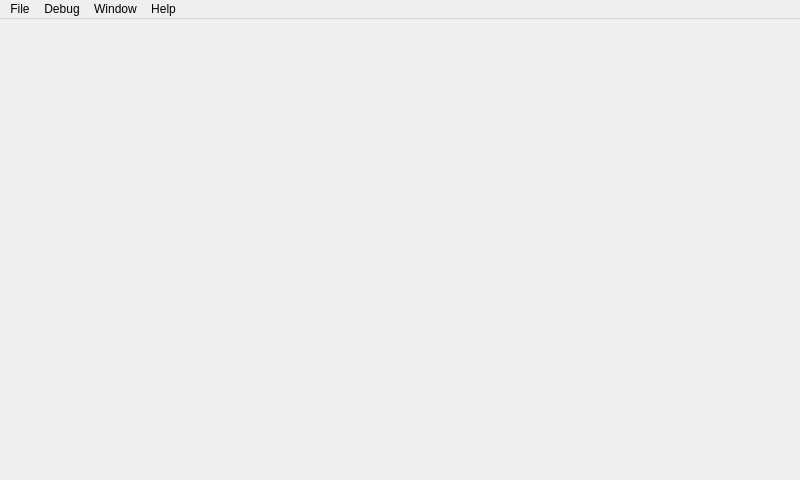
<?xml version="1.0" encoding="UTF-8"?>
<ui version="4.0">
 <class>MainWindow</class>
 <widget class="QMainWindow" name="MainWindow">
  <property name="geometry">
   <rect>
    <x>0</x>
    <y>0</y>
    <width>800</width>
    <height>480</height>
   </rect>
  </property>
  <property name="windowTitle">
   <string>Three Brooks</string>
  </property>
  <property name="windowIcon">
   <iconset resource="Resources.qrc">
    <normaloff>:/ThreeBrooks/app.svg</normaloff>:/ThreeBrooks/app.svg</iconset>
  </property>
  <widget class="QWidget" name="centralWidget">
   <layout class="QVBoxLayout" name="verticalLayout">
    <property name="spacing">
     <number>0</number>
    </property>
    <property name="margin">
     <number>0</number>
    </property>
    <item>
     <widget class="QSplitter" name="splitter">
      <property name="orientation">
       <enum>Qt::Horizontal</enum>
      </property>
     </widget>
    </item>
   </layout>
  </widget>
  <widget class="QMenuBar" name="menuBar">
   <property name="geometry">
    <rect>
     <x>0</x>
     <y>0</y>
     <width>800</width>
     <height>18</height>
    </rect>
   </property>
   <widget class="QMenu" name="menuFile">
    <property name="title">
     <string>File</string>
    </property>
    <addaction name="actionNewRecipe"/>
    <addaction name="actionOpenRecipe"/>
    <addaction name="separator"/>
    <addaction name="actionCloseRecipe"/>
    <addaction name="separator"/>
    <addaction name="actionSaveRecipe"/>
    <addaction name="actionSaveAsRecipe"/>
    <addaction name="separator"/>
    <addaction name="actionPrintRecipe"/>
    <addaction name="separator"/>
    <addaction name="actionExit"/>
   </widget>
   <widget class="QMenu" name="menuDebug">
    <property name="title">
     <string>Debug</string>
    </property>
    <addaction name="actionReloadStyleSheet"/>
   </widget>
   <widget class="QMenu" name="menuHelp">
    <property name="title">
     <string>Help</string>
    </property>
    <addaction name="actionDocumentation"/>
    <addaction name="separator"/>
    <addaction name="actionAboutQt4"/>
    <addaction name="actionAboutThreeBrooks"/>
   </widget>
   <widget class="QMenu" name="menuWindow">
    <property name="title">
     <string>Window</string>
    </property>
    <addaction name="actionHideSidebar"/>
    <addaction name="separator"/>
    <addaction name="actionRecipeRight"/>
    <addaction name="actionRecipeLeft"/>
   </widget>
   <addaction name="menuFile"/>
   <addaction name="menuDebug"/>
   <addaction name="menuWindow"/>
   <addaction name="menuHelp"/>
  </widget>
  <action name="actionOpenRecipe">
   <property name="icon">
    <iconset resource="Resources.qrc">
     <normaloff>:/ThreeBrooks/Recipe/open.svg</normaloff>:/ThreeBrooks/Recipe/open.svg</iconset>
   </property>
   <property name="text">
    <string>Open Recipe...</string>
   </property>
   <property name="shortcut">
    <string>Ctrl+O</string>
   </property>
  </action>
  <action name="actionSaveRecipe">
   <property name="enabled">
    <bool>false</bool>
   </property>
   <property name="icon">
    <iconset resource="Resources.qrc">
     <normaloff>:/ThreeBrooks/Recipe/save.svg</normaloff>:/ThreeBrooks/Recipe/save.svg</iconset>
   </property>
   <property name="text">
    <string>Save Recipe...</string>
   </property>
   <property name="toolTip">
    <string>Save the current recipe</string>
   </property>
   <property name="shortcut">
    <string>Ctrl+S</string>
   </property>
  </action>
  <action name="actionNewRecipe">
   <property name="icon">
    <iconset resource="Resources.qrc">
     <normaloff>:/ThreeBrooks/Recipe/create.svg</normaloff>:/ThreeBrooks/Recipe/create.svg</iconset>
   </property>
   <property name="text">
    <string>New Recipe...</string>
   </property>
   <property name="shortcut">
    <string>Ctrl+N</string>
   </property>
  </action>
  <action name="actionSaveAsRecipe">
   <property name="enabled">
    <bool>false</bool>
   </property>
   <property name="icon">
    <iconset resource="Resources.qrc">
     <normaloff>:/ThreeBrooks/Recipe/saveAs.svg</normaloff>:/ThreeBrooks/Recipe/saveAs.svg</iconset>
   </property>
   <property name="text">
    <string>Save Recipe As...</string>
   </property>
   <property name="toolTip">
    <string>Save the current recipe As</string>
   </property>
   <property name="shortcut">
    <string>Ctrl+Shift+S</string>
   </property>
  </action>
  <action name="actionCloseRecipe">
   <property name="enabled">
    <bool>false</bool>
   </property>
   <property name="icon">
    <iconset resource="Resources.qrc">
     <normaloff>:/ThreeBrooks/Recipe/close.svg</normaloff>:/ThreeBrooks/Recipe/close.svg</iconset>
   </property>
   <property name="text">
    <string>Close Recipe</string>
   </property>
   <property name="shortcut">
    <string>Ctrl+F4</string>
   </property>
  </action>
  <action name="actionExit">
   <property name="icon">
    <iconset resource="Resources.qrc">
     <normaloff>:/ThreeBrooks/appExit.svg</normaloff>:/ThreeBrooks/appExit.svg</iconset>
   </property>
   <property name="text">
    <string>Exit</string>
   </property>
   <property name="shortcut">
    <string>Ctrl+Q</string>
   </property>
  </action>
  <action name="actionReloadStyleSheet">
   <property name="text">
    <string>Reload StyleSheet</string>
   </property>
   <property name="shortcut">
    <string>F5</string>
   </property>
  </action>
  <action name="actionPrintRecipe">
   <property name="enabled">
    <bool>false</bool>
   </property>
   <property name="icon">
    <iconset resource="Resources.qrc">
     <normaloff>:/ThreeBrooks/Recipe/print.svg</normaloff>:/ThreeBrooks/Recipe/print.svg</iconset>
   </property>
   <property name="text">
    <string>Print Recipe</string>
   </property>
   <property name="toolTip">
    <string>Print recipe</string>
   </property>
   <property name="shortcut">
    <string>Ctrl+P</string>
   </property>
  </action>
  <action name="actionDocumentation">
   <property name="enabled">
    <bool>false</bool>
   </property>
   <property name="icon">
    <iconset resource="Resources.qrc">
     <normaloff>:/ThreeBrooks/documentation.svg</normaloff>:/ThreeBrooks/documentation.svg</iconset>
   </property>
   <property name="text">
    <string>Documentation</string>
   </property>
  </action>
  <action name="actionAboutQt4">
   <property name="icon">
    <iconset resource="Resources.qrc">
     <normaloff>:/ThreeBrooks/qt.svg</normaloff>:/ThreeBrooks/qt.svg</iconset>
   </property>
   <property name="text">
    <string>About Qt4...</string>
   </property>
  </action>
  <action name="actionAboutThreeBrooks">
   <property name="enabled">
    <bool>false</bool>
   </property>
   <property name="icon">
    <iconset resource="Resources.qrc">
     <normaloff>:/ThreeBrooks/about.svg</normaloff>:/ThreeBrooks/about.svg</iconset>
   </property>
   <property name="text">
    <string>About Three Brooks...</string>
   </property>
  </action>
  <action name="actionRecipeRight">
   <property name="icon">
    <iconset resource="Resources.qrc">
     <normaloff>:/ThreeBrooks/Recipe/right.svg</normaloff>:/ThreeBrooks/Recipe/right.svg</iconset>
   </property>
   <property name="text">
    <string>Next Recipe</string>
   </property>
   <property name="shortcut">
    <string>Ctrl+Tab</string>
   </property>
  </action>
  <action name="actionRecipeLeft">
   <property name="icon">
    <iconset resource="Resources.qrc">
     <normaloff>:/ThreeBrooks/Recipe/left.svg</normaloff>:/ThreeBrooks/Recipe/left.svg</iconset>
   </property>
   <property name="text">
    <string>Last Recipe</string>
   </property>
   <property name="shortcut">
    <string>Ctrl+Shift+Backtab</string>
   </property>
  </action>
  <action name="actionHideSidebar">
   <property name="checkable">
    <bool>true</bool>
   </property>
   <property name="checked">
    <bool>true</bool>
   </property>
   <property name="icon">
    <iconset resource="Resources.qrc">
     <normaloff>:/ThreeBrooks/hideSidebar.svg</normaloff>:/ThreeBrooks/hideSidebar.svg</iconset>
   </property>
   <property name="text">
    <string>Ingredient Picker</string>
   </property>
   <property name="toolTip">
    <string>Hide the ingredient list picker</string>
   </property>
   <property name="shortcut">
    <string>Alt+0</string>
   </property>
  </action>
 </widget>
 <layoutdefault spacing="6" margin="11"/>
 <resources>
  <include location="Resources.qrc"/>
 </resources>
 <connections/>
</ui>
